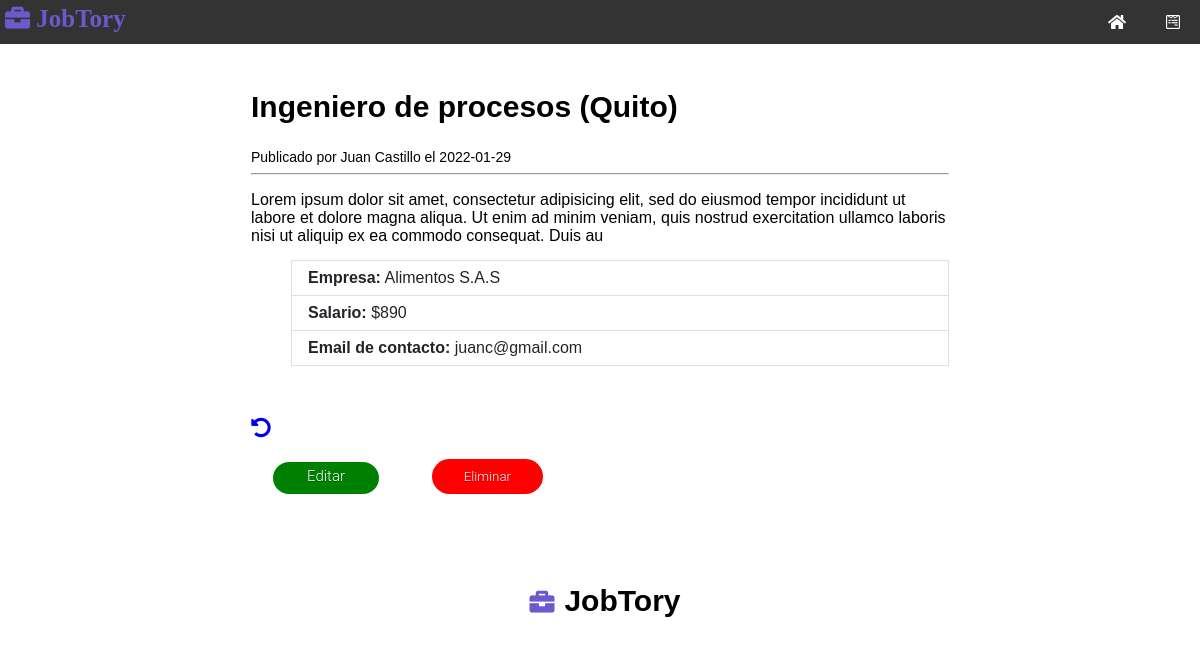
/trabajo.php?id=4, run on the app's committed database.
### tables this page shows
CREATE TABLE `trabajos` (
  `id` int(11) NOT NULL,
  `id_categoria` int(11) NOT NULL,
  `empresa` varchar(255) NOT NULL,
  `titulo_trabajo` varchar(255) NOT NULL,
  `descripcion` varchar(500) NOT NULL,
  `salario` varchar(255) NOT NULL,
  `ubicacion` varchar(255) NOT NULL,
  `contacto_usuario` varchar(255) NOT NULL,
  `contacto_email` varchar(255) NOT NULL,
  `fecha` date NOT NULL DEFAULT current_timestamp()
);

### libreria/plantilla.php (called while the page is built, shortened)
<?php class Plantilla{
	protected $plantilla;
	public function __construct($plantilla){
		$this->plantilla = $plantilla;
	}
	public function __toString(){
		include basename($this->plantilla);
		return ob_get_clean();
	}
}

### libreria/database.php (called while the page is built, shortened)
<?php
class DATABASE{
	private $host = DB_HOST;
	private $user = DB_USER;
	private $pass = DB_PASS;
	private $dbname = DB_NAME;
	private $dbh;
	private $stmt;
	public function __construct(){
		$dsn = 'mysql:host='.$this->host .';dbname='. $this->dbname;
		$options = array(
			PDO::ATTR_PERSISTENT => true,
			PDO::ATTR_ERRMODE => PDO::ERRMODE_EXCEPTION
		);
		try{
			$this->dbh = new PDO($dsn, $this->user, $this->pass, $options);
		}catch(PDOException $e){
			$this->error = $e->getMessage();
		}
	}
	public function query($query){
		$this->stmt = $this->dbh->prepare($query);
	}
	public function bind($param, $value, $type = null){
		if (is_null($type)) {
			switch (true) {
				default:
				$type = PDO::PARAM_STR;
			}
		}
		$this->stmt->bindValue($param, $value, $type);
	}
	public function execute(){
		return $this->stmt->execute();
	}
	public function single(){
		$this->execute();
		return $this->stmt->fetch(PDO::FETCH_OBJ);
	}
}

### libreria/trabajo.php (called while the page is built, shortened)
<?php
class Trabajo{
	private $db;
	public function __construct(){
		$this->db = new Database;
	}
	public function getTrabajo($id){
		$this->db->query("SELECT * FROM trabajos WHERE id = :id");
		$this->db->bind(':id', $id);
		$row = $this->db->single();
		return $row;
	}
}

### plantillas-paginas/trabajo-pagina.php (the view, shortened to what this page needs)
<?php include 'inc/header.php';?>
<div class="main" style="background-color: white;">
	<h2 class="page-header"><?php echo $trabajo->titulo_trabajo; ?> (<?php echo $trabajo->ubicacion; ?>)</h2>
<small>Publicado por <?php echo $trabajo->contacto_usuario; ?> el <?php echo $trabajo->fecha; ?></small>
<hr>
<p ><?php echo $trabajo->descripcion; ?></p>
<ul class="list-group">
	<li class="list-group-item"><strong>Empresa:</strong> <?php echo $trabajo->empresa ?></li>
	<li class="list-group-item"><strong>Salario:</strong> <?php echo $trabajo->salario ?></li>
	<li class="list-group-item"><strong>Email de contacto:</strong> <?php echo $trabajo->contacto_email ?></li>
</ul>
<br>
 <br>
<a href="index.php"><i class="fas fa-undo-alt" style="font-size: 20px;"></i></a>
<div style="margin: 20px; font-size: 15px;">
	<a href="editar.php?id=<?php echo $trabajo->id; ?>" class = "btn btn-default button4" style="background-color:green; width: 110px; height: 36px; ">Editar</a>
	<form style="display:inline;" method="post" action="trabajo.php">
		<input type="submit" class="btn btn-default button4" value="Eliminar"style="background-color:red; ">
	</form>
</div>
</div>
<?php include 'inc/footer.php';?>

### css/style.css (style rules this page uses)
* { box-sizing: border-box; }
body { font-family: Arial, Helvetica, sans-serif; margin: 0; }
h2 { font-size: 30px; }
.main { background-color: #edeaed; padding: 1px; margin-left: 250px; margin-right: 250px; margin-top: 20px; margin-bottom: 15px; }
input[type=button], input[type=submit], input[type=reset] { background-color: #4CAF50; border: none; color: white; padding: 10px 32px; text-decoration: none; cursor: pointer; margin-left: 30px; }
a.button4, .button4 { display:inline-block; padding:0.3em 1.2em; margin:1 1.1em 0.1em 0; border:0.16em solid rgba(255,255,255,0); border-radius:2em; box-sizing: border-box; text-decoration:none; font-family:'Roboto',sans-serif; font-weight:300; color:#FFFFFF; text-shadow: 0 0.04em 0.04em rgba(0,0,0,0.35); text-align:center; transition: all 0.2s; }
a.button4, .button4:hover { border-color: rgba(255,255,255,1); }
.list-group-item { position:relative; display:block; padding:.5rem 1rem; color:#212529; text-decoration:none; background-color:#fff; border:1px solid rgba(0,0,0,.125); margin-top:-1px; border-top-width:1px; }
small { font-size:.875em; }

### data on the page
trabajos: titulo_trabajo "Ingeniero de procesos", ubicacion "Quito", contacto_usuario "Juan Castillo", fecha "2022-01-29", descripcion "Lorem ipsum dolor sit amet, consectetur adipisicing elit, sed do eiusmod tempor incididunt ut labore et dolore magna aliqua. Ut enim ad minim veniam, quis nostrud exercitation ullamco laboris nisi ut aliquip ex ea commodo consequat. Duis au", empresa "Alimentos S.A.S", salario "$890", contacto_email "juanc@gmail.com"

### other printed values
SITE_TITLE "JobTory"
